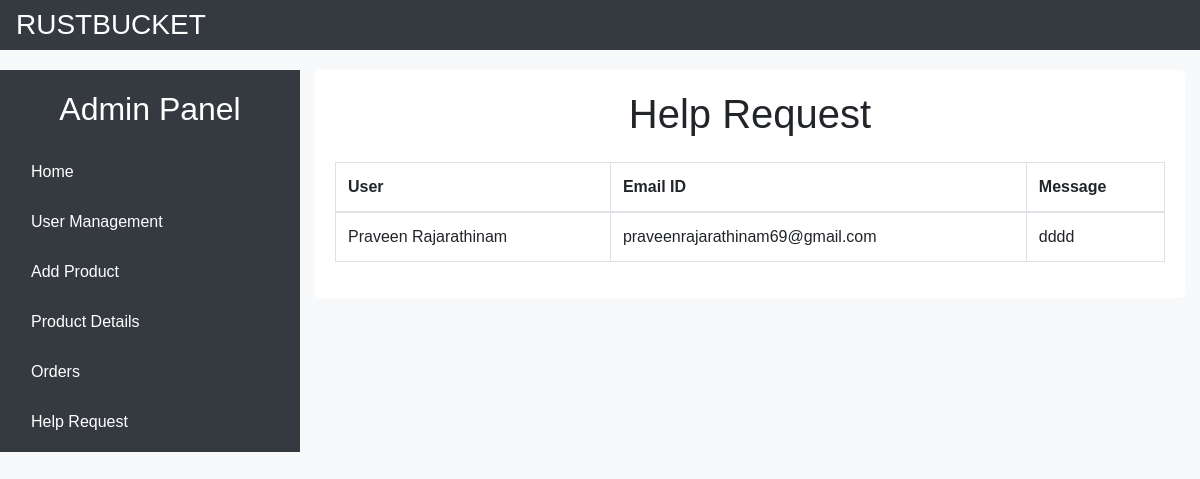
/NCntc, run on an earlier commit of the app's database.
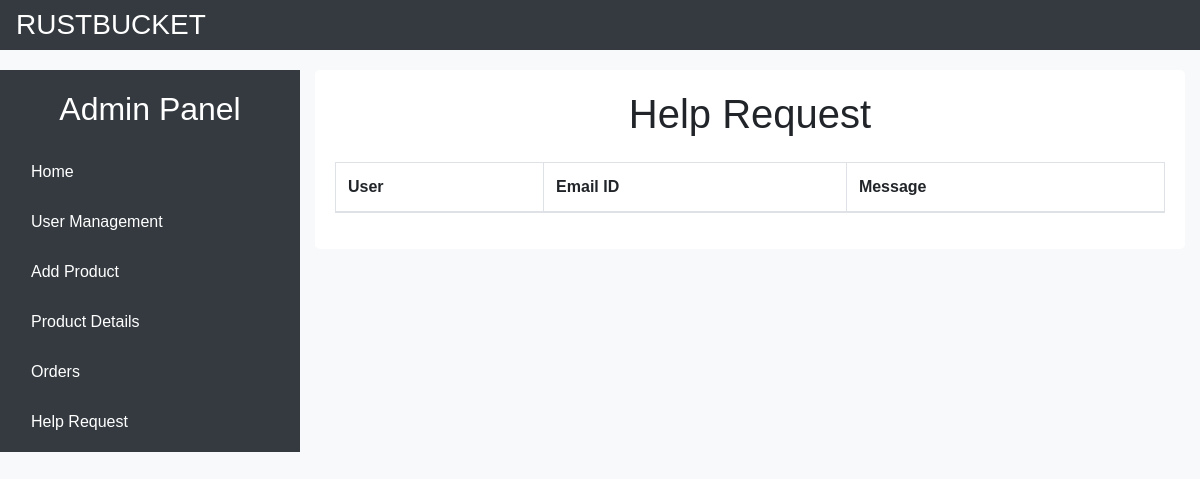
And on a later commit of the database.
### tables this page shows
CREATE TABLE "contc" (
	"Cname"	VARCHAR(255) NOT NULL,
	"em_ID"	VARCHAR(255) NOT NULL,
	"MsgC"	VARCHAR(255) NOT NULL
);

### app.py (the view)
@app.route('/NCntc')
def NCntc():
    conn = get_db_connection()
    cursor = conn.cursor()
    cursor.execute("select * from contc")
    cusq=cursor.fetchall()
    return render_template("/admin/Help.html",cusq=cusq)

### app.py (called while the page is built)
def get_db_connection():
    conn = sqlite3.connect('Azure_db.db')
    return conn

### templates/admin/Help.html (shortened to what this page needs)
<!DOCTYPE html>
<html lang="en">
<head>
    <link rel="stylesheet" href="https://stackpath.bootstrapcdn.com/bootstrap/4.5.2/css/bootstrap.min.css">
    <link rel="stylesheet" href="{{url_for('static',filename= 'style.css')}}">
</head>
<body>
    <nav class="navbar ">
            <h3 class="titleN"> RUSTBUCKET </h3>
    </nav>
    <div class="container-fluid">
        <div class="row">
            <div class="col-md-3 sidebar">
                <h2 class="text-center mb-4">Admin Panel</h2>
                <ul class="nav flex-column">
                    <li class="nav-item">
                        <a class="nav-link" href="adminL">Home</a>
                    </li>
                    <li class="nav-item">
                        <a class="nav-link" href="UserL">User Management</a>
                    </li>
                    <li class="nav-item">
                        <a class="nav-link" href="prdd">Add Product</a>
                    </li>
                    <li class="nav-item">
                        <a class="nav-link" href="PrdDetl">Product Details</a>
                    </li>
                    <li class="nav-item">
                        <a class="nav-link" href="PayD">Orders</a>
                    </li>
                    <li class="nav-item">
                        <a class="nav-link" href="NCntc">Help Request</a>
                    </li>
                </ul>
            </div>
            <div class="col-md-9">
                <div class="content">
                    <h1 class="text-center mb-4">Help Request</h1>
                    <table class="table table-bordered">
                        <thead>
                            <tr>
                                <th>User</th>
                                <th>Email ID</th>
                                <th>Message</th>
                            </tr>
                        </thead>
                        <tbody>
                            {% for HP in cusq %}
                            <tr>
                                <td>{{ HP[0] }}</td>
                                <td>{{ HP[1] }}</td>
                                <td>{{ HP[2] }}</td>
                            </tr>
                            {% endfor %}
                        </tbody>
                    </table>
                </div>
            </div>
        </div>
    </div>
</body>
</html>

What changed in the data, as far as the page shows it:
removed contc: Cname "Praveen Rajarathinam", em_ID "praveenrajarathinam69@gmail.com", MsgC "dddd"
